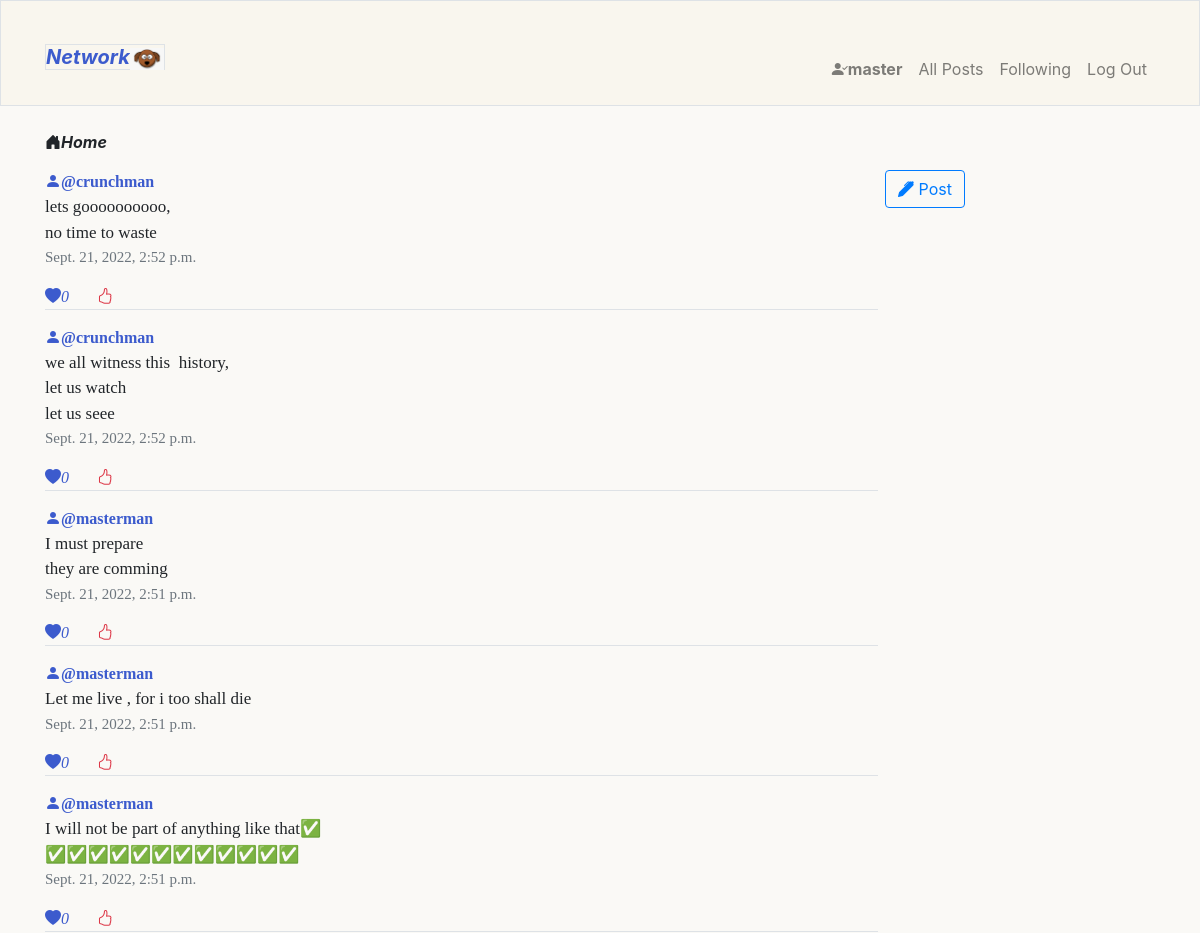
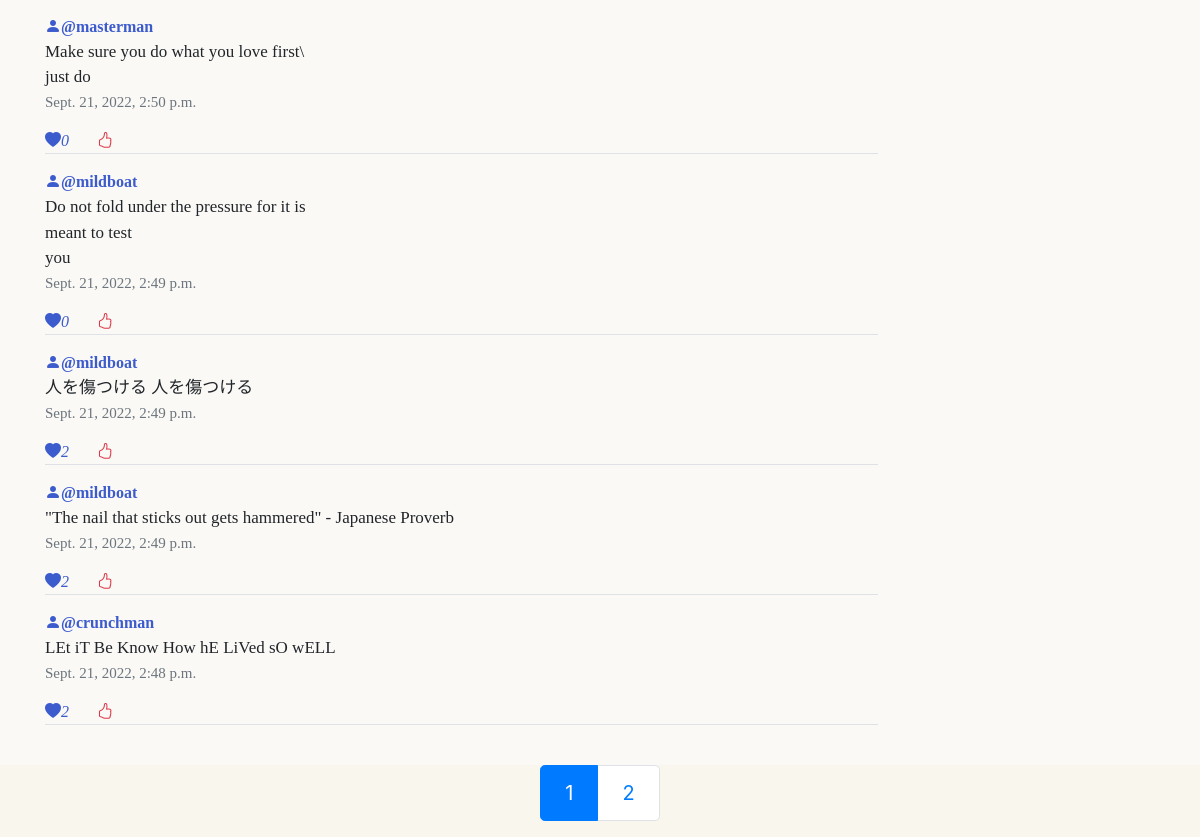
Screenshot of /all_post/page/1 (signed in) with the database file from the repository (2 pictures, top to bottom).
### network/models.py (models this page shows, shortened)
class User(AbstractUser):
    followers_number = models.IntegerField(default=0)
    following_number = models.IntegerField(default=0)
    joined = models.DateField(auto_now=True)

class Post(models.Model):
    content = models.CharField(max_length=200)
    likes = models.IntegerField(default=0)
    created = models.DateTimeField(auto_now_add=True)
    user = models.ForeignKey(User,on_delete=models.CASCADE,related_name="post_created")

### network/views.py (the view)
# urls.py: path("all_post/page/<int:page_num>",views.all_post,name="all_post"),
@login_required
def all_post(request,page_num):
    if not  request.user.is_authenticated:
        return render(request,"network/login.html",{
            "error":"Session expired ,Login again"
        })
    all_post = Post.objects.all().order_by("-created")
    user_likes  = Likes.objects.filter(user=request.user)
    user_liked_post = [x.liked_posts for x in user_likes]
    pages = Paginator(all_post,10)  # show 10 post per page
    if page_num > pages.num_pages:
        return HttpResponseRedirect(reverse("index"))
    try:
        current_page = pages.get_page(page_num)
        return render(request, "network/all_post.html",{
            "current_page":current_page,
            "number_of_pages":pages.num_pages,
            "liked_posts":user_liked_post
        })
    except Exception as e:
        return HttpResponseRedirect(reverse("index"))

### network/templates/network/all_post.html (shortened to what this page needs)
{% extends 'network/layout.html' %}
{% block body %}
    <p class=" mt-4 "><strong class= "font-italic"><i class="bi bi-house-door-fill"></i>Home</strong> </p>
    <div class= "position-fixed post-button  d-flex justify-content-end">
        <a href="{% url 'new_post' %}" class=" ">  <button class="btn btn-outline-primary"><i class="bi bi-pen-fill"></i> Post</button></a>
    </div>
    <div class=" border-primary posts mb-3"  >
        {% for post in current_page %}
        <div class=" mt-3  border-bottom w-75">
            <a class=" " href=" {% url 'profile' post.user.id 1%}"><i class="bi bi-person-fill  blue-color-tone"></i><strong class=" blue-color-tone">@{{ post.user.username }}</strong></a>
            <div id="post-{{post.id}}-div">
                <p class="post-content-{{post.id}} text-break post-content ">{{post.content|linebreaksbr}}</p>
                <p class="date text-muted ">{{post.created}}</p>
            </div>
            {% if post  in liked_posts%}
                <a ><i class="bi bi-heart-fill blue-color-tone" id="like-{{post.id}}">{{post.likes}}</i>    <a href="" class="mx-4 text-danger like-btn" data-id ="{{post.id}}"  data-action="false"><i class="bi bi-hand-thumbs-up-fill"></i></a>
            {% else %}
                <a ><i class="bi bi-heart-fill blue-color-tone" id="like-{{post.id}}">{{post.likes}}</i>    <a href="" class="mx-4 text-danger like-btn" data-id ="{{post.id}}"  data-action="true"><i class="bi bi-hand-thumbs-up"></i></a>
            {% endif %}
        </div>
        {%empty%}
        No Posts yet
        {% endfor %}
    </div>
    <div class="p-5"></div>
{% endblock body %}
{% block footer %}
    <div class="">
        <nav aria-label="..." class= "fixed-bottom  d-flex justify-content-center ">
            <ul class="pagination pagination-lg">
            <li class="page-item active" aria-current="page">
                <span class="page-link">
                {{current_page.number}}
                </span>
            </li>
            {% if current_page.has_next %}
            <li class="page-item"><a class="page-link" href="{% url 'all_post' current_page.next_page_number %}">{{current_page.next_page_number}}</a></li>
            {% endif %}
            </ul>
        </nav>
    </div>
{% endblock footer %}

### network/templates/network/layout.html (shortened to what this page needs)
{% load static %}
<!DOCTYPE html>
<html lang="en">
    <head>
        <link rel="stylesheet" href="https://cdn.jsdelivr.net/npm/bootstrap@4.4.1/dist/css/bootstrap.min.css">
        <link rel="stylesheet" href="https://cdn.jsdelivr.net/npm/bootstrap-icons@1.8.3/font/bootstrap-icons.css">
        <link href="{% static 'network/styles.css' %}" rel="stylesheet">
    </head>
    <body  class="bodycon">
        <nav class="navbar sticky-top navbar-expand-lg border pb-3 navbar-light ">
            <div class="container-md  mt-3">
                <a href="/" class="navbar-brand  " >
                    <span class="fw-bold  align-center ">
                        <i class="border "><strong class="blue-color-tone">Network</strong><img class="img-fluid nav-img" src="{% static 'network/images/dog4.png' %}" alt="image of a cute cartoon dog"></i>
                    </span>
                </a>
            <div class="collapse navbar-collapse  justify-content-end align-center" id="main-nav" >
                <ul class="navbar-nav mt-4">
                  {% if user.is_authenticated %}
                      <li class="nav-item">
                          <a class="nav-link" href="{% url 'profile'  user.id  1 %}"><i class="bi bi-person-check-fill"></i><strong>{{ user.username }}</strong></a>
                      </li>
                  {% endif %}
                  <li class="nav-item">
                    <a class="nav-link" href="{% url 'index' %}">All Posts</a>
                  </li>
                  {% if user.is_authenticated %}
                      <li class="nav-item">
                          <a class="nav-link" href="{% url 'following' 1%}">Following</a>
                      </li>
                      <li class="nav-item">
                          <a class="nav-link" href="{% url 'logout' %}">Log Out</a>
                      </li>
                  {% endif %}
                </ul>
              </div>
            </div>
        </nav>
        <div class="container main">
            {% block body %}
            {% endblock %}
        </div>
    </body>
    {% block footer %}{% endblock footer %}
</html>

### network/static/network/styles.css (style rules this page uses)
html { scroll-behavior: smooth; }
nav { background-color: #F9F6EE; }
.bodycon { background-color: #FAF9F6; }
.blue-color-tone { color: rgb(60, 91, 205); }
.post-button { margin-left:70%; }
.posts { font-family:'Times New Roman', Times, serif; }
.date { margin-top:-15px; font-size: 15px; }
.post-content { font-size: 17px; white-space: pre-line; white-space: pre-wrap; }
.nav-img { height:22px; }

### rows the page displays
User: username "master"
Post: user.username "crunchman", content "lets goooooooooo, no time to waste", created "Sept. 21, 2022, 2:52 p.m.", likes "0"
Post: user.username "crunchman", content "we all witness this history, let us watch let us seee", created "Sept. 21, 2022, 2:52 p.m.", likes "0"
Post: user.username "masterman", content "I must prepare they are comming", created "Sept. 21, 2022, 2:51 p.m.", likes "0"
Post: user.username "masterman", content "Let me live , for i too shall die", created "Sept. 21, 2022, 2:51 p.m.", likes "0"
Post: user.username "masterman", content "I will not be part of anything like that✅ ✅✅✅✅✅✅✅✅✅✅✅✅", created "Sept. 21, 2022, 2:51 p.m.", likes "0"
Post: user.username "masterman", content "Make sure you do what you love first\\ just do", created "Sept. 21, 2022, 2:50 p.m.", likes "0"
Post: user.username "mildboat", content "Do not fold under the pressure for it is meant to test you", created "Sept. 21, 2022, 2:49 p.m.", likes "0"
Post: user.username "mildboat", content "人を傷つける 人を傷つける", created "Sept. 21, 2022, 2:49 p.m.", likes "2"
Post: user.username "mildboat", content "\"The nail that sticks out gets hammered\" - Japanese Proverb", created "Sept. 21, 2022, 2:49 p.m.", likes "2"
Post: user.username "crunchman", content "LEt iT Be Know How hE LiVed sO wELL", created "Sept. 21, 2022, 2:48 p.m.", likes "2"

### other values shown
{{ current_page.number }} "1"
{{ current_page.next_page_number }} "2"
